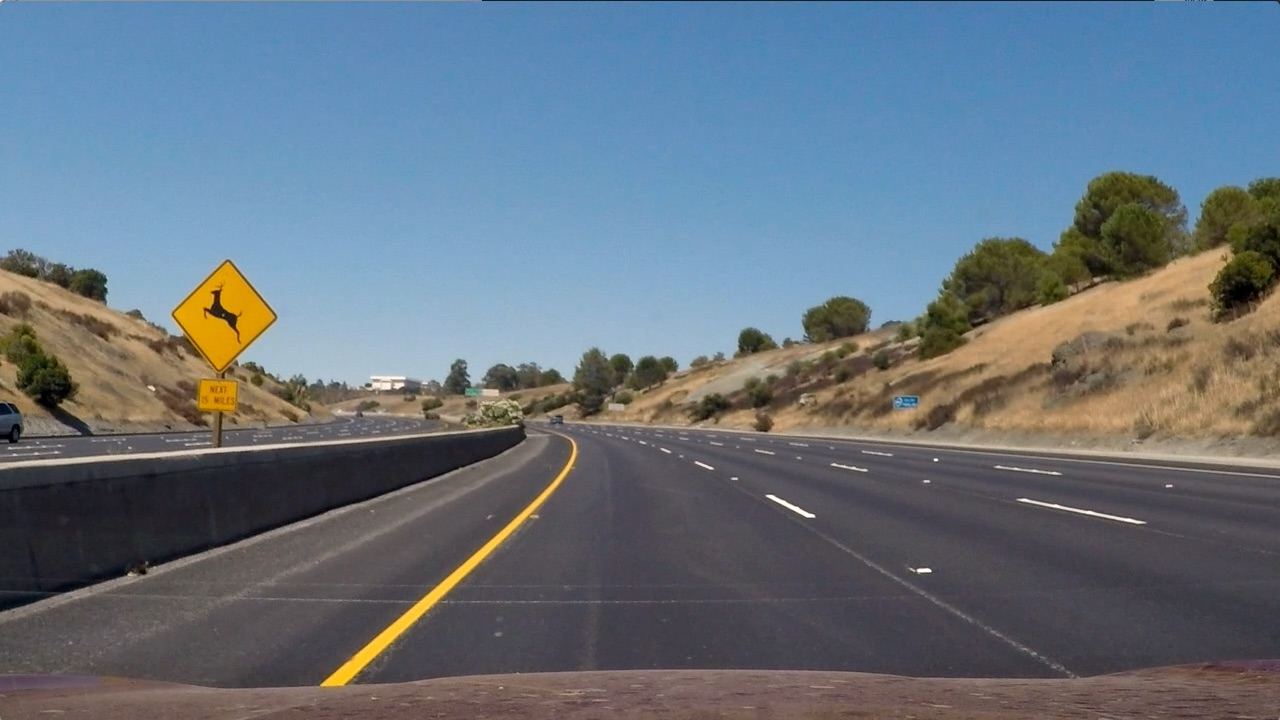
#> input picture P5_Vehicle_Detection_CV/test_images/test2.jpg, 1280 x 720 px, given in place of extra1.png, which was not available
$ jupyter execute --allow-errors P5_progress.ipynb   (shell and % lines are left out)   (older library calls are emulated)
#> lines starting #> are read from the running program, lines starting #| are printed output that depends on the picture; pictures that were not available may be replaced by others from this repository, and a replacement may not be noted
[cell 1]
import matplotlib.image as mpimg
import matplotlib.pyplot as plt
import numpy as np
import cv2

[cell 2]
from sklearn.svm import LinearSVC
from sklearn.preprocessing import StandardScaler
from skimage.feature import hog
from sklearn.cross_validation import train_test_split

[cell 3]
import os
import time

[cell 4]
# Define a function to extract features from a single image window
def single_img_features(img, color_space='RGB', spatial_size=(32, 32),
                        hist_bins=32, orient=9,
                        pix_per_cell=8, cell_per_block=2, hog_channel=0,
                        spatial_feat=True, hist_feat=True, hog_feat=True):
    #1) Define an empty list to receive features
    img_features = []
    #2) Apply color conversion if other than 'RGB'
    if color_space != 'RGB':
        if color_space == 'HSV':
            feature_image = cv2.cvtColor(img, cv2.COLOR_RGB2HSV)
        elif color_space == 'LUV':
            feature_image = cv2.cvtColor(img, cv2.COLOR_RGB2LUV)
        elif color_space == 'HLS':
            feature_image = cv2.cvtColor(img, cv2.COLOR_RGB2HLS)
        elif color_space == 'YUV':
            feature_image = cv2.cvtColor(img, cv2.COLOR_RGB2YUV)
        elif color_space == 'YCrCb':
            feature_image = cv2.cvtColor(img, cv2.COLOR_RGB2YCrCb)
    else: feature_image = np.copy(img)
    #3) Compute spatial features if flag is set
    if spatial_feat == True:
        spatial_features = bin_spatial(feature_image, size=spatial_size)
        #4) Append features to list
        img_features.append(spatial_features)
    #5) Compute histogram features if flag is set
    if hist_feat == True:
        hist_features = color_hist(feature_image, nbins=hist_bins)
        #6) Append features to list
        img_features.append(hist_features)
    #7) Compute HOG features if flag is set
    if hog_feat == True:
        if hog_channel == 'ALL':
            hog_features = []
            for channel in range(feature_image.shape[2]):
                hog_features.extend(get_hog_features(feature_image[:,:,channel],
                                    orient, pix_per_cell, cell_per_block,
                                    vis=False, feature_vec=True))
        else:
            hog_features = get_hog_features(feature_image[:,:,hog_channel], orient,
                        pix_per_cell, cell_per_block, vis=False, feature_vec=True)
        #8) Append features to list
        img_features.append(hog_features)

    #9) Return concatenated array of features
    return np.concatenate(img_features)

[cell 5]
# Define a function you will pass an image and the list of windows to be searched (output of slide_windows())
# [29 lines left out: function search_windows, not called in this run]

[cell 6]
def convert_color(img, conv='RGB2YCrCb'):
    if conv == 'RGB2YCrCb':
        return cv2.cvtColor(img, cv2.COLOR_RGB2YCrCb)
    if conv == 'BGR2YCrCb':
        return cv2.cvtColor(img, cv2.COLOR_BGR2YCrCb)
    if conv == 'RGB2LUV':
        return cv2.cvtColor(img, cv2.COLOR_RGB2LUV)

[cell 7]
# Define a function to return HOG features and visualization
def get_hog_features(img, orient, pix_per_cell, cell_per_block,
                        vis=False, feature_vec=True):
    # Call with two outputs if vis==True
    if vis == True:
        features, hog_image = hog(img, orientations=orient,
                                  pixels_per_cell=(pix_per_cell, pix_per_cell),
                                  cells_per_block=(cell_per_block, cell_per_block),
                                  transform_sqrt=True,
                                  visualise=vis, feature_vector=feature_vec)
        return features, hog_image
    # Otherwise call with one output
    else:
        features = hog(img, orientations=orient,
                       pixels_per_cell=(pix_per_cell, pix_per_cell),
                       cells_per_block=(cell_per_block, cell_per_block),
                       transform_sqrt=True,
                       visualise=vis, feature_vector=feature_vec)
        return features

[cell 8]
image1 = mpimg.imread('non-vehicles/Extras/extra1.png')
#> image1 is the input picture: shape (720, 1280, 3); mean R, G, B 102.8, 114.6, 125.5
image1= cv2.cvtColor(image1, cv2.COLOR_RGB2YCrCb)
#> image1: shape (720, 1280, 3); mean of channels 0, 1, 2 112.3, 121.2, 135.4
ch1 = image1[:,:,0]
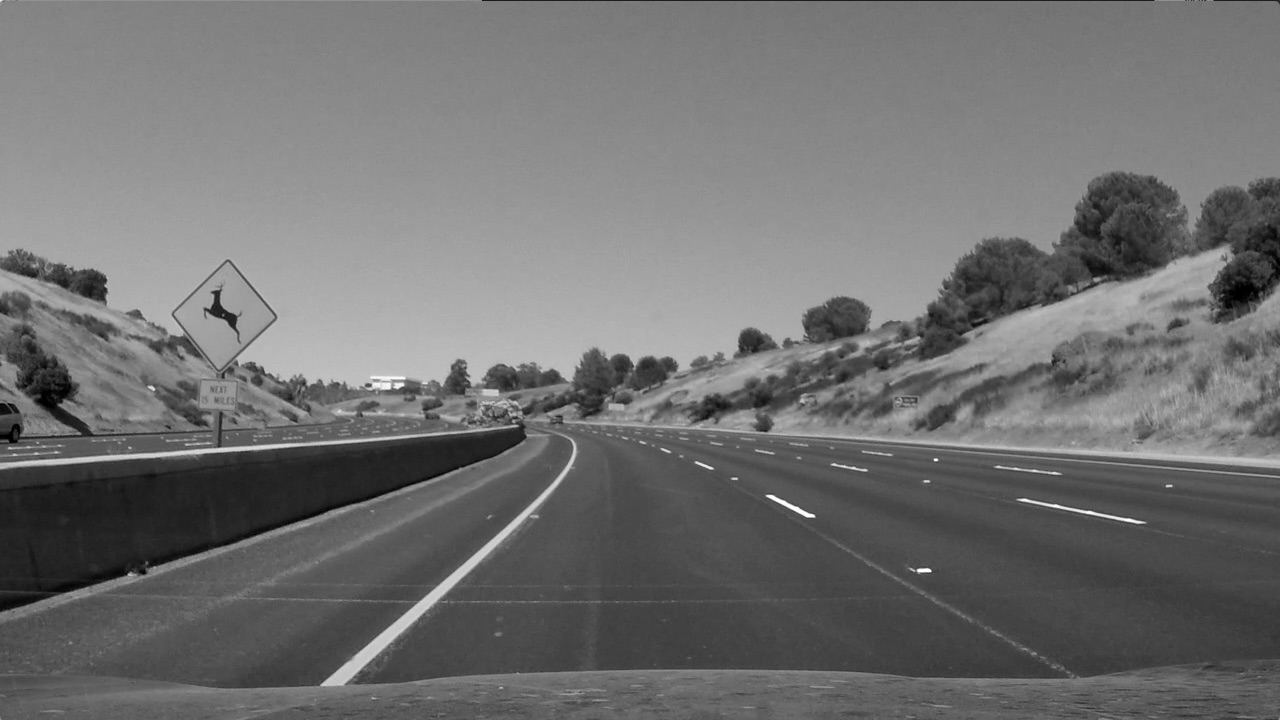
#> ch1: shape (720, 1280); min 0, max 255, mean 112.3
#> (the rest of this cell did not finish here and is left out)

[cell 9]
plt.subplot(131)
#> (the rest of this cell did not finish here and is left out)

[cell 10]
# Define a function to compute binned color features
def bin_spatial(img, size=(32, 32)):
    # Use cv2.resize().ravel() to create the feature vector
    features = cv2.resize(img, size).ravel()
    # Return the feature vector
    return features

#> (a cell that did not finish here is left out)

[cell 12]
# Define a function to compute color histogram features
# NEED TO CHANGE bins_range if reading .png files with mpimg!
def color_hist(img, nbins=32, bins_range=(0, 256), vis=False):
    # Compute the histogram of the color channels separately
    channel1_hist = np.histogram(img[:,:,0], bins=nbins, range=bins_range)
    channel2_hist = np.histogram(img[:,:,1], bins=nbins, range=bins_range)
    channel3_hist = np.histogram(img[:,:,2], bins=nbins, range=bins_range)

    bin_edges = channel1_hist[1]
    bin_centers = (bin_edges[1:]  + bin_edges[0:len(bin_edges)-1])/2

    # Concatenate the histograms into a single feature vector
    hist_features = np.concatenate((channel1_hist[0], channel2_hist[0], channel3_hist[0]))
    # Return the individual histograms, bin_centers and feature vector
    if vis==False:
        return hist_features
    else:
        return channel1_hist, channel2_hist, channel3_hist, bin_centers

[cell 13]
# Define a function to draw bounding boxes
# [9 lines left out: function draw_boxes, not called in this run]

[cell 14]
# Define a single function that can extract features using hog sub-sampling and make predictions
def find_cars(img, ystart, ystop, scale, svc, X_scaler, orient, pix_per_cell, cell_per_block, spatial_size, hist_bins):

    result_list=[]
    draw_img = np.copy(img)
    img = img.astype(np.float32)/255

    img_tosearch = img[ystart:ystop,:,:]
    ctrans_tosearch = convert_color(img_tosearch, conv='RGB2YCrCb')
    if scale != 1:
        imshape = ctrans_tosearch.shape
        ctrans_tosearch = cv2.resize(ctrans_tosearch, (np.int(imshape[1]/scale), np.int(imshape[0]/scale)))

    ch1 = ctrans_tosearch[:,:,0]
    ch2 = ctrans_tosearch[:,:,1]
    ch3 = ctrans_tosearch[:,:,2]

    # Define blocks and steps as above
    nxblocks = (ch1.shape[1] // pix_per_cell)-1
    nyblocks = (ch1.shape[0] // pix_per_cell)-1
    nfeat_per_block = orient*cell_per_block**2
    # 64 was the orginal sampling rate, with 8 cells and 8 pix per cell
    window = 64
    nblocks_per_window = (window // pix_per_cell)-1
    cells_per_step = 2  # Instead of overlap, define how many cells to step
    nxsteps = (nxblocks - nblocks_per_window) // cells_per_step
    nysteps = (nyblocks - nblocks_per_window) // cells_per_step

    # Compute individual channel HOG features for the entire image
    hog1 = get_hog_features(ch1, orient, pix_per_cell, cell_per_block, feature_vec=False)
    hog2 = get_hog_features(ch2, orient, pix_per_cell, cell_per_block, feature_vec=False)
    hog3 = get_hog_features(ch3, orient, pix_per_cell, cell_per_block, feature_vec=False)

    for xb in range(nxsteps):
        for yb in range(nysteps):
            ypos = yb*cells_per_step
            xpos = xb*cells_per_step
            # Extract HOG for this patch
            hog_feat1 = hog1[ypos:ypos+nblocks_per_window, xpos:xpos+nblocks_per_window].ravel()
            hog_feat2 = hog2[ypos:ypos+nblocks_per_window, xpos:xpos+nblocks_per_window].ravel()
            hog_feat3 = hog3[ypos:ypos+nblocks_per_window, xpos:xpos+nblocks_per_window].ravel()
            hog_features = np.hstack((hog_feat1, hog_feat2, hog_feat3))

            xleft = xpos*pix_per_cell
            ytop = ypos*pix_per_cell

            # Extract the image patch
            subimg = cv2.resize(ctrans_tosearch[ytop:ytop+window, xleft:xleft+window], (64,64))

            # Get color features
            spatial_features = bin_spatial(subimg, size=spatial_size)
            hist_features = color_hist(subimg, nbins=hist_bins)

            # Scale features and make a prediction
            test_features = X_scaler.transform(np.hstack((spatial_features, hist_features, hog_features)).reshape(1, -1))
            #test_features = X_scaler.transform(np.hstack((shape_feat, hist_feat)).reshape(1, -1))
            test_prediction = svc.predict(test_features)

            if test_prediction == 1:
                xbox_left = np.int(xleft*scale)
                ytop_draw = np.int(ytop*scale)
                win_draw = np.int(window*scale)
                cv2.rectangle(draw_img,(xbox_left, ytop_draw+ystart),(xbox_left+win_draw,ytop_draw+win_draw+ystart),(0,0,255),6)
                rec_list=[]
                rec_list.append((xbox_left, ytop_draw+ystart))
                rec_list.append((xbox_left+win_draw,ytop_draw+win_draw+ystart))
                result_list.append(rec_list)
    return draw_img, result_list

[cell 15]
### TODO: Tweak these parameters and see how the results change.
color_space = 'YCrCb' # Can be RGB, HSV, LUV, HLS, YUV, YCrCb
orient = 11  # HOG orientations
pix_per_cell = 8 # HOG pixels per cell
cell_per_block = 2 # HOG cells per block
hog_channel = "ALL" # Can be 0, 1, 2, or "ALL"
spatial_size = (16, 16) # Spatial binning dimensions
hist_bins = 50    # Number of histogram bins
spatial_feat = True # Spatial features on or off
hist_feat = True # Histogram features on or off
hog_feat = True # HOG features on or off
y_start_stop = [None, None] # Min and max in y to search in slide_window()

#Empty list placeholder
car_features=[]
notcar_features=[]

for x in os.listdir("vehicles/"):
    dir_path = os.path.join("vehicles/", x)
    for y in os.listdir(dir_path):
        image_path = os.path.join(dir_path, y)
        img = mpimg.imread(image_path)
        feature=single_img_features(img, color_space=color_space,
                        spatial_size=spatial_size, hist_bins=hist_bins,
                        orient=orient, pix_per_cell=pix_per_cell,
                        cell_per_block=cell_per_block,
                        hog_channel=hog_channel, spatial_feat=spatial_feat,
                        hist_feat=hist_feat, hog_feat=hog_feat)
#> in bin_spatial, `features = cv2.resize(img, size).ravel()`: features = 768 values, max 203 at index 546, min 1 at index 333, mean 122.4
#> in single_img_features, `spatial_features = bin_spatial(feature_image, size=spatial_size)`: spatial_features has the same summary as features in bin_spatial
#> in color_hist, `bin_edges = channel1_hist[1]`: bin_edges = 51 values from 0 to 256
#> in color_hist, `bin_centers = (bin_edges[1:]  + bin_edges[0:len(bin_edges)-1])/2`: bin_centers = 50 values from 2.56 to 253.4
#> in color_hist, `hist_features = np.concatenate((channel1_hist[0], channel2_hist[0], ch..`: hist_features = 150 values, max 298182 at index 75, min 0 at index 50, mean 18432
#> after the loop in single_img_features, `for channel in range(feature_image.shape[2]):`: hog_features = 1867932 items
        car_features.append(feature)

for x in os.listdir("non-vehicles/"):
    dir_path = os.path.join("non-vehicles/", x)
    for y in os.listdir(dir_path):
        image_path = os.path.join(dir_path, y)
        img = mpimg.imread(image_path)
        feature=single_img_features(img, color_space=color_space,
                        spatial_size=spatial_size, hist_bins=hist_bins,
                        orient=orient, pix_per_cell=pix_per_cell,
                        cell_per_block=cell_per_block,
                        hog_channel=hog_channel, spatial_feat=spatial_feat,
                        hist_feat=hist_feat, hog_feat=hog_feat)
        notcar_features.append(feature)


X = np.vstack((car_features, notcar_features)).astype(np.float64)
# Fit a per-column scaler
X_scaler = StandardScaler().fit(X)
# Apply the scaler to X
scaled_X = X_scaler.transform(X)

# Define the labels vector
y = np.hstack((np.ones(len(car_features)), np.zeros(len(notcar_features))))
#> y = [1, 0]


# Split up data into randomized training and test sets
rand_state = np.random.randint(0, 100)
X_train, X_test, y_train, y_test = train_test_split(
    scaled_X, y, test_size=0.2, random_state=rand_state)
#> y_train = [1]; y_test = [0]

print('Using:',orient,'orientations',pix_per_cell,
    'pixels per cell and', cell_per_block,'cells per block')
print('Feature vector length:', len(X_train[0]))
#| Feature vector length: 1868850
# Use a linear SVC
svc = LinearSVC()
# Check the training time for the SVC
t=time.time()
#> (the rest of this cell did not finish here and is left out)

[cell 16]
import pickle
train_pickle = {}
train_pickle["svc"] = svc
train_pickle["X_scaler"] = X_scaler
train_pickle["orient"] = orient
train_pickle["pix_per_cell"] = pix_per_cell
train_pickle["cell_per_block"] = cell_per_block
train_pickle["spatial_size"] = spatial_size
train_pickle["hist_bins"] = hist_bins
pickle.dump( train_pickle, open( "train_pickle.p", "wb" ) )

[cell 17]
image = mpimg.imread('test_images/test1.jpg')
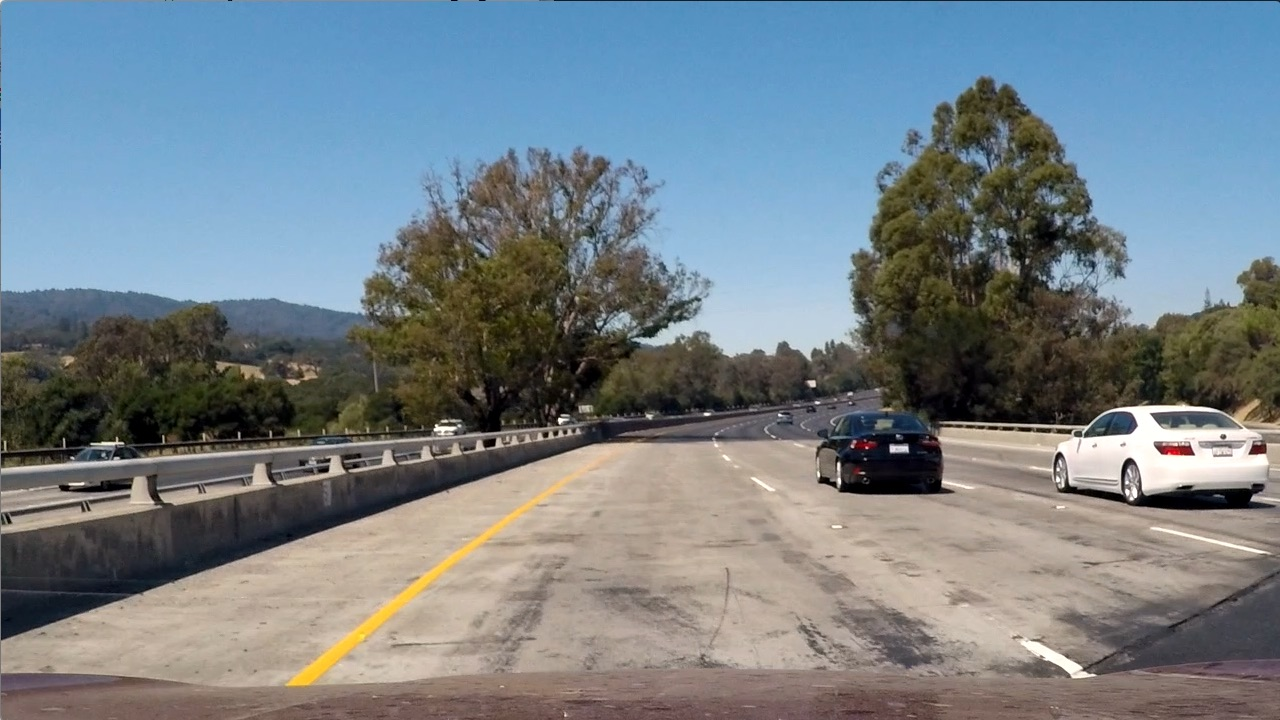
#> input picture P5_Vehicle_Detection_CV/test_images/test1.jpg, 1280 x 720 px
#> image is the input picture: shape (720, 1280, 3); mean R, G, B 117.5, 128.7, 135.5
#plt.imshow(image)
# jpg to png conversion in find_cars funtion

ystart = 400
ystop = 656
scale = 1.5

#> (the rest of this cell did not finish here and is left out)

#> in find_cars, `img_tosearch = img[ystart:ystop,:,:]`:
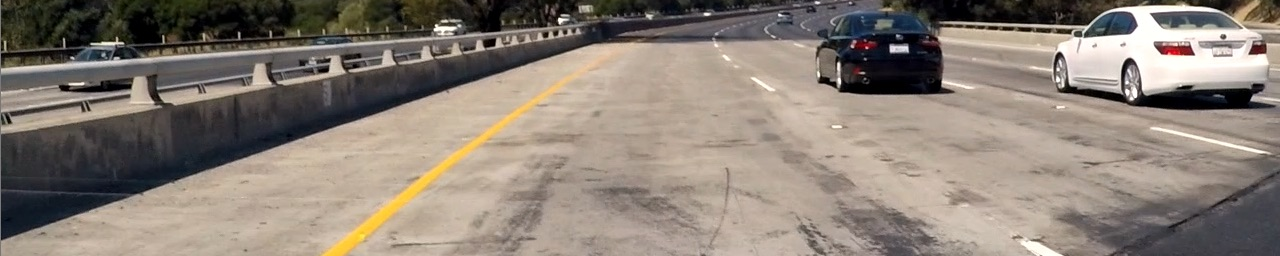
#> img_tosearch: shape (256, 1280, 3) float32; mean of channels 0, 1, 2 0.542, 0.5, 0.462; drawn as R, G, B
#> in convert_color, `return cv2.cvtColor(img, cv2.COLOR_RGB2YCrCb)`: returned value: shape (256, 1280, 3) float32; mean of channels 0, 1, 2 0.508, 0.524, 0.474
#> in find_cars, `ctrans_tosearch = cv2.resize(ctrans_tosearch, (np.int(imshape[1]/scale..`: ctrans_tosearch: shape (170, 853, 3) float32; mean of channels 0, 1, 2 0.508, 0.524, 0.474
#> in find_cars, `ch1 = ctrans_tosearch[:,:,0]`:
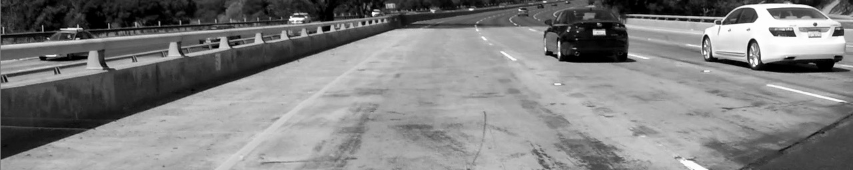
#> ch1: shape (170, 853) float32; min 0, max 1, mean 0.508
#> in find_cars, `ch2 = ctrans_tosearch[:,:,1]`:
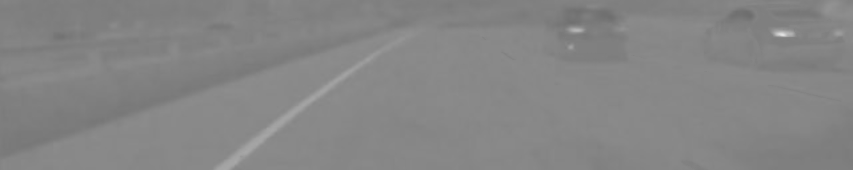
#> ch2: shape (170, 853) float32; min 0.432, max 0.891, mean 0.524
#> in find_cars, `ch3 = ctrans_tosearch[:,:,2]`:
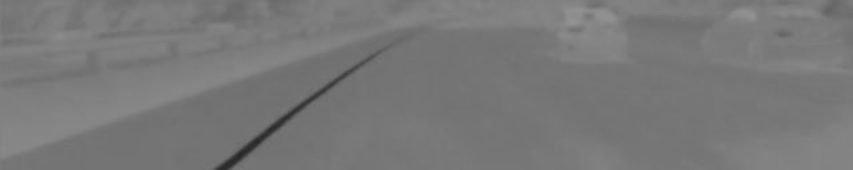
#> ch3: shape (170, 853) float32; min 0.152, max 0.578, mean 0.474
#> after the loop in find_cars, `for xb in range(nxsteps):`: subimg: shape (64, 64, 3) float32; mean of channels 0, 1, 2 0.266, 0.504, 0.485
#> after the loop in find_cars, `for xb in range(nxsteps):`: result_list = []

plt.imshow(out_img)
